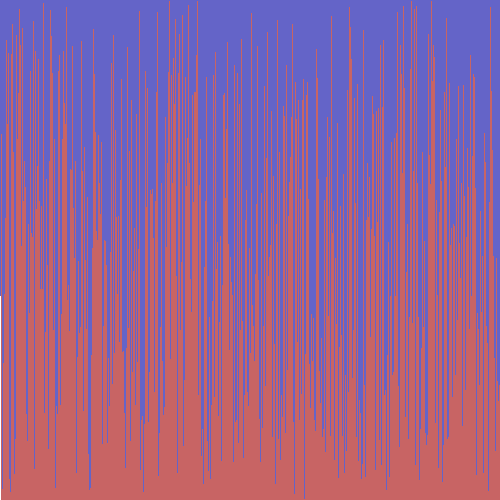
Frame 1 (no input)
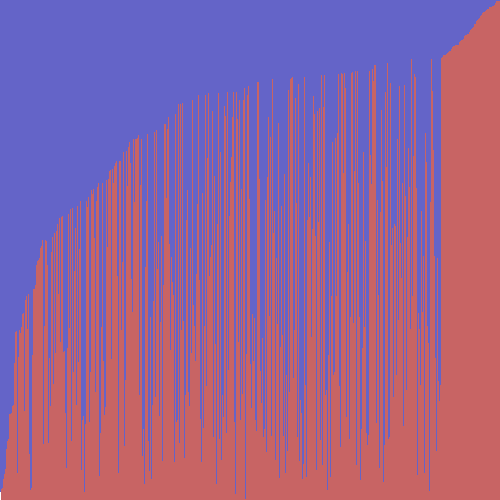
Frame 60 (the mouse pressed at the canvas centre just before this capture)
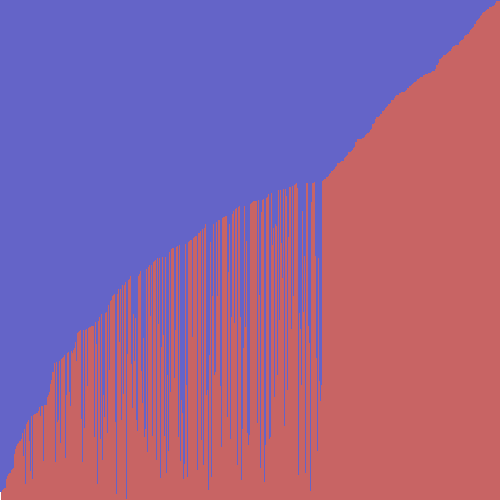
Frame 120 (the mouse held since frame 60 and released just before this capture)

The Processing sketch that drew these frames (run headless with seeded random() and noise(); from frame 60 on, the mouse is pressed at the canvas centre):

// Processing sketch: sketch_190201a
// ── sketch_190201a.pde

//1. create an array of ints. don't initialize it yet.
import java.util.Random;
int[] intArray;
void setup() {
  //2. set the size of your window
  //  if you are using Processing 3, you cannot use variables
  //  because the developers don't know how programming is supposed to work.
  size(500, 500);
  //3. initialize your array with the built in width variable
  intArray=new int[width]; 

  //4. initialize the ints in the array with random numbers
  //   from 0 to the built in height variable

  //5. call the noStroke() method
  noStroke();
  
    randomizer();
    println(intArray);

}

void draw() {
  //6. set the background color with background(r, g, b);
  background(100, 100, 200);
  //7. set the color for your graph
  fill(255, 255, 255);
  //8. draw a rectangle for each int in your array.
  //   the x value will be the element of the int
  //   the y value will the height variable
  //   the width is 1
  //   the height is negative the value of the int at that element in the array
  for (int i=0; i<intArray.length; i++) {
    rect(i, height - intArray[i], 1, intArray[i]);
    fill(200, 100, 100);
  }

  //9. call the stepSort method
  stepSort(intArray);
  //10. extract the code that randomizes the array into a method.
  //11. call the method you made in step 10 when the mouse is pressed
  if (mousePressed) {
    stepSort(intArray);
  }
}

void randomizer() {
  Random ran=new Random();
  for (int i=0; i<intArray.length; i++) {
    intArray[i]=ran.nextInt(500);
  }
}
void stepSort(int[] arr) {
  for (int i = 1; i < arr.length; i++) {
    if (arr[i - 1] > arr[i]) {
      int t = arr[i];
      arr[i] = arr[i - 1];
      arr[i - 1] = t;
    }
  }
}
